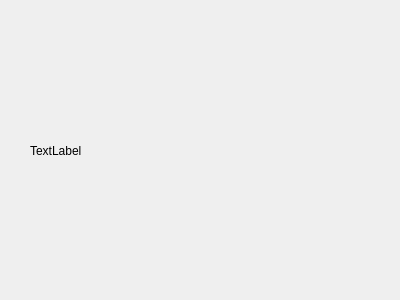
<?xml version="1.0" encoding="UTF-8"?>
<ui version="4.0">
 <class>Open</class>
 <widget class="QDialog" name="Open">
  <property name="geometry">
   <rect>
    <x>0</x>
    <y>0</y>
    <width>400</width>
    <height>300</height>
   </rect>
  </property>
  <property name="windowTitle">
   <string>Dialog</string>
  </property>
  <widget class="QLabel" name="label">
   <property name="geometry">
    <rect>
     <x>30</x>
     <y>10</y>
     <width>311</width>
     <height>281</height>
    </rect>
   </property>
   <property name="text">
    <string>TextLabel</string>
   </property>
  </widget>
 </widget>
 <resources/>
 <connections/>
</ui>
